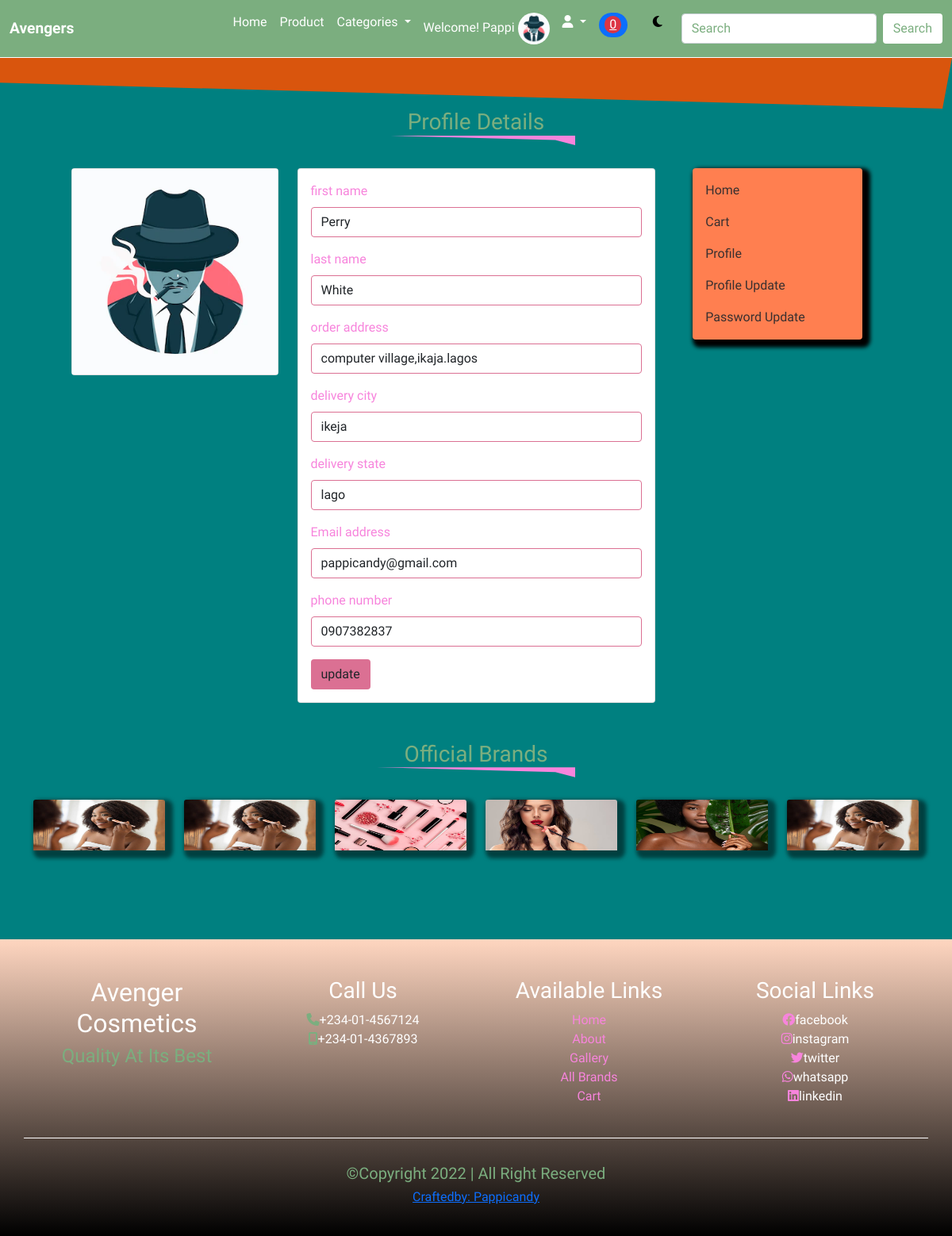
The app's page /profile (signed in) with its own data.
### account/models.py (models this page shows)
class Profile(models.Model):
    user = models.OneToOneField(User, on_delete=models.CASCADE)
    first_name = models.CharField(max_length=50)
    last_name = models.CharField(max_length=50)
    email = models.EmailField(max_length=50)
    phone = models.CharField(max_length=20)
    address = models.CharField(max_length=250)
    city = models.CharField(max_length=250)
    state = models.CharField(max_length=250)
    profile_img = models.ImageField(upload_to='profile', default='profile/mysterious-mafia-man-smoking-cigarette_52683-34828.webp')
    class Meta:
        db_table = 'profile'
        managed =True
        verbose_name = 'Profiles'
        verbose_name_plural = 'Profile'

### mainapp/views.py (the view)
# urls.py: path('profile',profile, name='profile'),
@login_required(login_url='signin')
def profile(request):
    profile = Profile.objects.get(user__username = request.user.username)
    context ={
        'profile':profile
    }
    return render(request, 'profile.html', context)

### mainapp/context_processor.py (called while the page is built)
def catedropdown(request):
    categories = Category.objects.all()
    context ={
        'categories':categories
    }
    return context

def itemcount(request):
    item_count = Shopcart.objects.filter(user__username= request.user.username, paid=False)
    cart_counter = 0
    for item in item_count:
        cart_counter += item.item_carted
    context ={
        'cart_counter':cart_counter
    }
    return context

### mainapp/templates/profile.html (shortened to what this page needs)
 {% extends 'base.html' %}
 {% block header %}{% include "header.html" %}{% endblock header %}
{% block content %}
<div class="content">
  <div class="profile">
    <div class="container">
      <h3 class="title">profile details</h3>
      <div class="row justify-content-center gy-5">
        <div class="col-1 col-sm-2 col-md-2 col-lg-3 order-lg-0 d-none d-lg-block">
          <div class="card newimg">
            <img src="{{profile.profile_img.url}}" alt="">
          </div>
        </div>
        <div class="col-8 col-sm-8 col-md-7 col-lg-5 order-0 order-lg-1">
          <div class="card">
            <div class="card-body">
              <div class="address">
                <form>
                  <div class="mb-3">
                    <label for="exampleInputText1" class="form-label">first name</label>
                    <input type="text" value="{{profile.first_name|title}}" class="form-control" id="exampleInputText1" aria-describedby="textHelp">
                  </div>
                  <div class="mb-3">
                    <label for="exampleInputText1" class="form-label">last name </label>
                    <input type="text" value="{{profile.last_name|title}}" class="form-control" id="exampleInputText1" aria-describedby="textHelp">
                  </div>
                  <div class="mb-3">
                    <label for="exampleInputText1" class="form-label">order address</label>
                    <input type="text" value="{{profile.address}}" class="form-control" id="exampleInputText1" aria-describedby="textHelp">
                  </div>
                  <div class="mb-3">
                    <label for="exampleInputText1" class="form-label">delivery city</label>
                    <input type="text" value="{{profile.city}}" class="form-control" id="exampleInputText1" aria-describedby="textHelp">
                  </div>
                  <div class="mb-3">
                    <label for="exampleInputText1" class="form-label">delivery state</label>
                    <input type="text" value="{{profile.state}}" class="form-control" id="exampleInputText1" aria-describedby="textHelp">
                  </div>
                  <div class="mb-3">
                    <label for="exampleInputEmail1" class="form-label">Email address</label>
                    <input type="text" value="{{profile.email}}" class="form-control" id="exampleInputText1" aria-describedby="textHelp">
                  </div>
                  <div class="mb-3">
                    <label for="exampleInputText1" class="form-label">phone number</label>
                    <input type="text" value="{{profile.phone}}" class="form-control" id="exampleInputText1">
                  </div>
                  <button type="submit" class="btn">update</button>
                </form>
              </div>
            </div>
          </div>
        </div>
        <div class="col-8 col-sm-8 col-md-5  col-lg-3 order-1 order-lg-2 advert">
           <div class="row justify-content-center">
            <div class="col-12 col-lg-10 mb-4">
              <div class="card">
                <div class="card-body purple">
                  <p class="card-text"><a href="{% url 'index' %}">home</a></p>
                  <p class="card-text"><a href="#">cart</a></p>
                  <p class="card-text"><a href="{% url 'profile' %}">profile</a></p>
                  <p class="card-text"><a href="{% url 'profile_update' %}">profile update</a></p>
                  <p class="card-text"><a href="#">password update</a></p>
                </div>
               </div>
            </div>
           </div>
        </div>
      </div>
    </div>
  </div>
</div>
  {% include "brands.html" %}
{% endblock content %}
{% block footer %}{% include "footer.html" %}{% endblock footer %}

### mainapp/templates/base.html (shortened to what this page needs)
<!doctype html>
{% load static %}
<html lang="en">
  <head>
    <link href="https://cdn.jsdelivr.net/npm/bootstrap@5.1.3/dist/css/bootstrap.min.css" rel="stylesheet">
    <link rel="stylesheet" href="https://cdnjs.cloudflare.com/ajax/libs/font-awesome/6.1.2/css/all.min.css" />
    <link href="https://unpkg.com/aos@2.3.1/dist/aos.css" rel="stylesheet">
    <link rel="stylesheet" href="{% static '' %}style.css">
  </head>
  <body>
<div class="top">
    {% block header %}{% endblock header %}
    <div class="top_base"></div>
  </div>
{% block content %}{% endblock content %}
  {% block footer %}{% endblock footer %}
  </body>
</html>

### mainapp/templates/header.html (shortened to what this page needs)
<nav class="navbar navbar-expand-lg sticky-top our_border" data-aos="fade-down" data-aos-duration="3000">
    <div class="container-fluid">
      <a class="navbar-brand" href="/index.html">Avengers</a>
      <div class="collapse navbar-collapse" id="navbarSupportedContent">
        <ul class="navbar-nav ms-auto mb-2 mb-lg-0">
          <li class="nav-item">
            <a class="nav-link active" aria-current="page" href="{% url 'index' %}">Home</a>
          </li>
          <li class="nav-item">
            <a class="nav-link" href="{% url 'product' %}">product</a>
          </li>
          <li class="nav-item dropdown">
            <a class="nav-link dropdown-toggle" href="#" id="navbarDropdown" role="button" data-bs-toggle="dropdown" aria-expanded="false">
              categories
            </a>
          </li>
          <li class="nav-item">
            {% if request.user.is_authenticated %}
              {% if user.first_name %}
              <a class="nav-link" href="{% url 'profile' %}">Welcome! {{user.first_name}}
                <img src="{{user.profile.profile_img.url}}" style="width:40px;border-radius:100%;">
              </a>
              {% else %}
              <a class="nav-link" href="{% url 'profile' %}">Welcome! {{user.username}}
                <img src="{{user.profile.profile_img.url}}" style="width:40px;border-radius:100%;">
              </a>
              {% endif %}
            {% endif %}
          </li>
          <li class="nav-item dropdown">
            <a class="nav-link dropdown-toggle" href="#" id="navbarDropdown" role="button" data-bs-toggle="dropdown" aria-expanded="false">
              <i class="fa-solid fa-user"></i>
            </a>
          </li>
          <li class="nav-item me-3">
            <div class="nav-link  ">
            <span class="badge rounded-pill bg-primary">
              {% if cart_counter > 0 %}
              <span class="badge rounded-pill bg-sucess text-white"><a href="% url 'cart' %}">{{cart_counter}}</a></span>
              {% else %}
              <span class="badge rounded-pill bg-danger text-white"><a href="% url 'cart' %}">0</a></span>
              {% endif %}
            </span>
          </div>
          </li>
          <li class="nav-item me-3">
            <a  class="nav-link">
                 <div class="modemoon">
                  <i class="fa-solid fa-moon"></i>
                 </div>
            </a>
          </li>
        </ul>
        <form class="d-flex">
          <input class="form-control me-2" type="search" placeholder="Search" aria-label="Search">
          <button class="btn search_btn" type="submit">Search</button>
        </form>
      </div>
    </div>
  </nav>

### mainapp/templates/brands.html
{% load static %}
<div class="content5 my-5">
    <div class="container">
      <h3 class="title">official brands</h3>
      <div class="row">
        <div class="col-5 col-sm-4 col-md-3 col-lg-2 card_box">
          <div class="card">
            <img src="{% static '' %}img/model6.jpg" class="card-img-top">
          </div>
        </div>
        <div class="col-5 col-sm-4 col-md-3 col-lg-2 card_box">
          <div class="card">
            <img src="{% static '' %}img/model6.jpg" class="card-img-top">
          </div>
        </div>
        <div class="col-5 col-sm-4 col-md-3 col-lg-2 card_box">
          <div class="card">
            <img src="{% static '' %}img/showcase3.jpg" class="card-img-top">
          </div>
        </div>
        <div class="col-5 col-sm-4 col-md-3 col-lg-2 card_box">
          <div class="card">
            <img src="{% static '' %}img/model.jpg" class="card-img-top">
          </div>
        </div>
        <div class="col-5 col-sm-4 col-md-3 col-lg-2 card_box">
          <div class="card">
            <img src="{% static '' %}img/model10.jpg" class="card-img-top">
          </div>
        </div>
        <div class="col-5 col-sm-4 col-md-3 col-lg-2 card_box">
          <div class="card">
            <img src="{% static '' %}img/model6.jpg" class="card-img-top">
          </div>
        </div>
      </div>
    </div>
   </div>

### mainapp/templates/footer.html
<div class="footer">
    <div class="footer1">
      <div class="container pt-5 pb-4">
        <div class="row justify-content-center text-center">
          <div class="col-10 col-sm-5 col-md-5 col-lg-3">
            <h2>avenger cosmetics</h2>
            <h4>quality at its best</h4>
          </div>
          <div class="col-10 col-sm-5 col-md-5 col-lg-3">
            <h3>call us</h3>
            <ul class="list-unstyled">
              <li><span><i class="fa-solid fa-phone"></i></span>+234-01-4567124</li>
              <li><span><i class="fa-solid fa-mobile-screen"></i></span>+234-01-4367893</li>
            </ul>
          </div>
          <div class="col-10 col-sm-5 col-md-5 col-lg-3">
            <h3>available links</h3>
            <ul class="list-unstyled">
              <li><a href="/index.html">home</a></li>
              <li><a href="#about">about</a></li>
              <li><a href="#gallery">gallery</a></li>
              <li><a href="brand.html">all brands</a></li>
              <li><a href="cart.html">cart</a></li>
            </ul>
          </div>
          <div class="col-10 col-sm-5 col-md-5 col-lg-3">
            <h3>social links</h3>
            <ul class="list-unstyled">
              <li><a href="#"><i class="fa-brands fa-facebook"></i></a>facebook</li>
              <li><a href="#"><i class="fa-brands fa-instagram"></i></a>instagram</li>
              <li><a href="#"><i class="fa-brands fa-twitter"></i></a>twitter</li>
              <li><a href="#"><i class="fa-brands fa-whatsapp"></i></a>whatsapp</li>
              <li><a href="#"><i class="fa-brands fa-linkedin"></i></a>linkedin</li>
            </ul>
          </div>
        </div>
      </div>
      <div class="container footer3">
        <div class="row justify-content-center">
          <div class="col-10 box">
            <h5>&copy;copyright 2022 | all right reserved</h5>
            <h6><a href="#">craftedby: pappicandy</a></h6>
          </div>
        </div>
      </div>
    </div>
  </div>

### mainapp/static/style.css (style rules this page uses)
* { margin: 0; padding: 0; box-sizing: border-box; }
:root { --main-bg: #7BAE7F; --header: white; --footer: linear-gradient(to top, black, #ffd6c0); --header-tg: #f784dc; --emma: pink; --h1: 2rem; --a:1rem; --a-weight:500; --mix: linear-gradient( plum, red); --body: white; --hero-bg: #ffdac5; --xs-h1:1.2rem; --moon-sun: black; --ola-title:var(--main-bg) }
body { background: var(--body); font-family: 'Oleo Script Swash Caps', cursive; }
.modemoon .fa-solid { color:var(--moon-sun) }
.navbar { background: var(--main-bg); }
.navbar .navbar-brand { color: var(--header); text-transform: capitalize; font-weight: 900; font-size: var(--h1); }
#navbarSupportedContent a { color: var(--header); text-transform: capitalize; font-weight: var(--a-weight); font-size: var(--a); }
.navbar input[type="search"] { color: var(--main-bg); }
.navbar input[type="search"]::placeholder { color:var(--main-bg) }
.navbar .search_btn { background: var(--header); color:var(--main-bg); font-size: var(--a); font-weight: var(--a-weight); }
.our_border { border-bottom: 1px solid white; }
.top_base { height: 4rem; background: #d9550d; clip-path: polygon(0 0, 100% 0%, 99% 100%, 0 49%); }
.content p { color:var(--header-tg); font-weight: var(--a-weight); }
.title { color:var(--ola-title); font-weight: var(--a-weight); text-align: center; margin-bottom: 1rem; text-transform: capitalize; }
.content5 .title::after { content: ""; background: var(--header-tg); display: block; height: 25px; width: 250px; margin-left: auto; margin-right: auto; clip-path: polygon(100% 0,100% 50%, 90% 24%, 0 0) }
.content5 .card { border: none; height: 8vh; background: transparent; box-shadow: 5px 5px 5px 5px rgba(0,0,0,0.5); }
.content5 .card img { height:100%; transition: 0.5s ease-in; }
.content5 .card_box { transition: 0.5s ease-in; }
.footer { margin-top: 7rem; background: var(--footer); }
.footer .container { cursor:pointer; }
.footer .footer1 h2 { color: var(--header); text-transform: capitalize; }
.footer .footer1 h3 { color: var(--header); text-transform: capitalize; }
.footer .footer1 h4 { color: var(--main-bg); text-transform: capitalize; }
.footer .footer1 li { color: var(--header); }
.footer .footer1 li span { color: var(--main-bg); transition: 0.5s; }
.footer .footer1 li a { color: var(--header-tg); text-transform: capitalize; text-decoration: none; font-weight: var(--a-weight); transition: 0.2s; }
.footer .footer3 { border-top: .5px solid var(--header); }
.footer .footer3 .box { padding: 2rem 0; text-align: center; color: var(--main-bg); text-transform: capitalize; }
@media (max-width:1200px) { body { background: teal; } }
.navbar .navbar-brand { font-size:var(--xs-h1); }
.address label { color: #f784dc; }
.address input { border: 1px solid palevioletred; }
.address .btn { background: palevioletred; }
.profile .title::after { content: ""; background: var(--header-tg); display: block; height: 25px; width: 250px; margin-left: auto; margin-right: auto; clip-path:polygon(100% 0,100% 50%, 90% 24%, 0 0) ; }
.advert .card { border: none; box-shadow: 5px 5px 5px 5px black; background: coral ; }
.card .purple a { text-decoration: none; color: rgb(57, 48, 48); text-transform: capitalize; transition: 0.2s; }
.profile .card { transition: 0.5s ease; }

### records on screen
Profile: profile_img (picture), first_name "Perry", last_name "White", address "computer village,ikaja.lagos", city "ikeja", state "lago", email "pappicandy@gmail.com", phone "0907382837"

### other values on screen
{{ user.first_name }} "Pappi"
